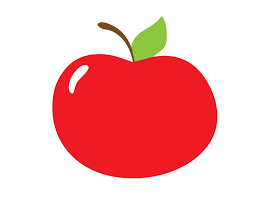
#> input picture Assignments/A05/apple.png, 253 x 199 px
$ python effect_ascii_art.py
#> lines starting #> are read from the running program, lines starting #| are printed output that depends on the picture
from PIL import Image, ImageDraw, ImageFont

def ascii_art(filepath):
    # Open the file
    im = Image.open(filepath)
    # Grayscale it
    im = im.convert('L')
    # Open the file to be written to
    text_file = open(filepath.split('.')[0] + ".ascii.txt", "w")
    # Image width and height
    w, h = im.size
    # Image data as a single grayscale brightness from 0-255
    data = list(im.getdata())
    # Characters used to draw an image (12 chars means index 0-11)
    ascii_chars = [ '#', 'A', '@', '%', 'S', '+', '<', '*', ':', ',', '.', ' ']
    for r in range(h):
        for c in range(w):
            # Write the correct character (0:255) / 23 -> (0:11)
            text_file.write(ascii_chars[data[w * r + c] // 23])
        text_file.write('\n')

def ascii_image(filepath):
    # Open the file
#> called with filepath = 'apple.png'
    base = Image.open(filepath).convert('L')
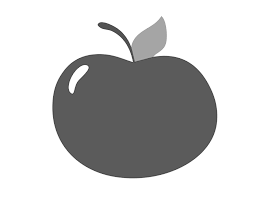
#> base: PIL image 253x199 L; min 62, max 255, mean 198.5
    # Image width and height
    w, h = base.size
#> w = 253; h = 199
    # Create a new, blank white image to use for the ascii image
    txt = Image.new('RGB', (w*10, h*10), (255,255,255))
#> txt: PIL image 2530x1990 RGB; every value is 255
    # We need a font to print the characters in
    fnt = ImageFont.truetype("arial.ttf", 18)
    # We need an instance of imagedraw to draw with
    d = ImageDraw.Draw(txt)

    # Image data as a single grayscale brightness from 0-255
    data = list(base.getdata())
#> data = 50347 items
    # Characters used to draw an image (12 chars means index 0-11)
    ascii_chars = [ '#', 'A', '@', '%', 'S', '+', '<', '*', ':', ',', '.', ' ']
    for r in range(h):
        for c in range(w):
            # Write the correct character (0:255) / 23 -> (0:11)
            d.text((c * 10, r * 10), ascii_chars[data[w * r + c] // 23], font=fnt, fill=(0,0,0))

    txt.save(filepath.split('.')[0] + '.ascii_image.jpg', 'jpeg')
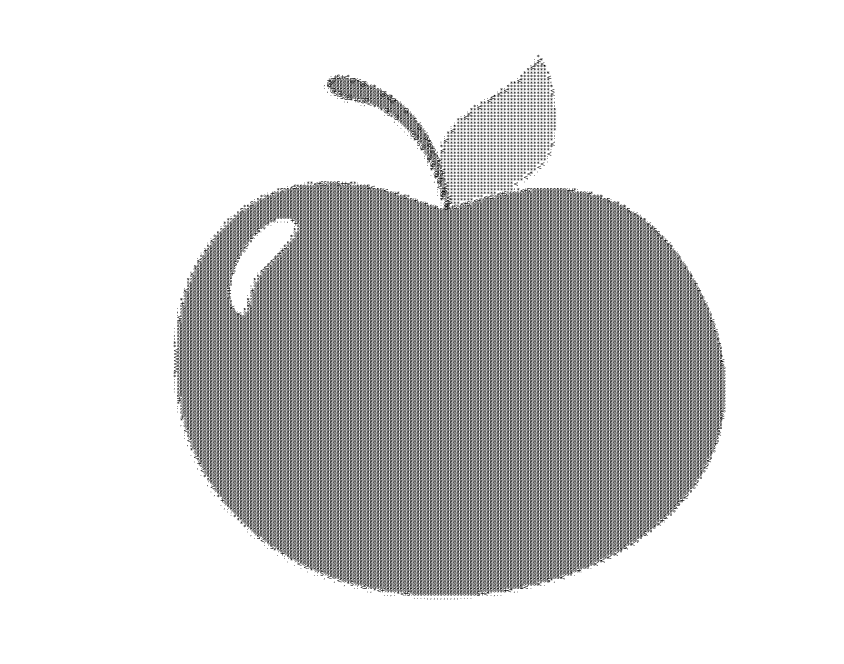
#> saved as apple.ascii_image.jpg: PIL image 2530x1990 RGB (shown at 1/3 size); min 0, max 255, mean 212.6

ascii_image('apple.png')
